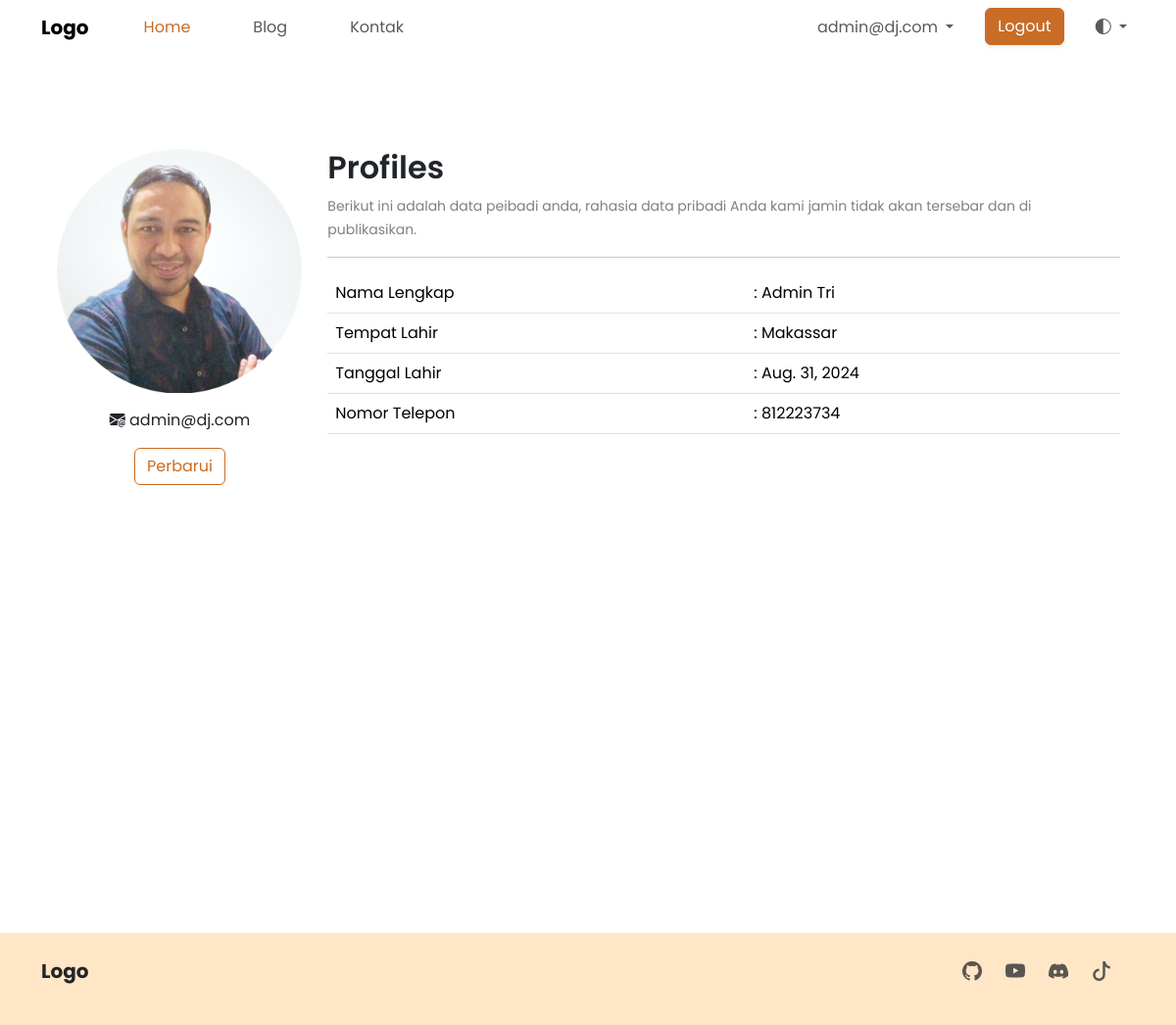
Screenshot of /accounts/ (signed in) with the database file from the repository.
### account/models.py (models this page shows, shortened)
class User(AbstractBaseUser, PermissionsMixin):
    nama = models.CharField(max_length=75)
    tmp_lahir = models.CharField(max_length=150)
    tgl_lahir = models.DateField(blank=True, default=timezone.now)
    email = models.EmailField(blank=True, unique=True)
    no_hp = models.IntegerField(blank=True, null=True)
    img_user = models.ImageField(
        blank=True, upload_to='users/', default='profile.png')
    is_active = models.BooleanField(default=True)
    is_admin = models.BooleanField(default=False)
    is_staff = models.BooleanField(default=False)
    is_superuser = models.BooleanField(default=False)
    objects = UserManager()
    USERNAME_FIELD = 'email'
    REQUIRED_FIELDS = ['nama',]

### account/views.py (the view)
# urls.py: path('', views.index_profiles, name='index'),
def index_profiles(request):
    context = {
        'title': 'Data Profiles',
    }
    return render(request, 'account/profile.html', context)

### account/templates/account/profile.html (shortened to what this page needs)
{% extends "base.html" %}
{% load static %}
{% block content %}
<div class="container vh-100 d-flex justify-content-center mt-5"">
    <div class="row mt-5">
        <div class="col-md-3 text-center">
            <img src="{{request.user.img_user.url}}" class="d-block mx-auto img-fluid" style="width: 250px;">
            <div class="mt-3">
                <p><i class="bi bi-envelope-at-fill"></i> {{request.user.email}}</p>
                <a href="#" class="btn btn-outline-primary">Perbarui</a>
            </div>
        </div>
        <div class="col-md-9">
            <h3 class="fs-2 fw-semibold">Profiles</h3>
            <small class="text-black-50">Berikut ini adalah data peibadi anda, rahasia data pribadi Anda kami jamin tidak akan tersebar dan di publikasikan.</small>
            <hr>
            <table class="table table-responsive">
                <thead>
                    <tr>
                        <td>Nama Lengkap</td>
                        <td>: {{request.user.nama}}</td>
                    </tr>
                </thead>
                <tbody>
                    <tr>
                        <td>Tempat Lahir</td>
                        <td>: {{request.user.tmp_lahir}}</td>
                    </tr>
                    <tr>
                        <td>Tanggal Lahir</td>
                        <td>: {{request.user.tgl_lahir}}</td>
                    </tr>
                    <tr>
                        <td>Nomor Telepon</td>
                        <td>: {{request.user.no_hp}}</td>
                    </tr>
                </tbody>
            </table>
        </div>
    </div>
</div>
{% endblock content %}

### templates/snippets/navbar.html (shortened to what this page needs)
<nav class="navbar navbar-expand-lg bg-transparent">
    <div class="container">
        <a class="me-5 navbar-brand fw-bold text-black" href="/">Logo</a>
        <div class="collapse navbar-collapse" id="navbarSupportedContent">
            <ul class="navbar-nav me-auto mb-2 mb-lg-0">
                <li class="me-5 nav-item">
                    <a class="nav-link active" aria-current="page" href="/">Home</a>
                </li>
                <li class="me-5 nav-item">
                    <a class="nav-link" href="/blog">Blog</a>
                </li>
                <li class="me-5 nav-item">
                    <a class="nav-link" href="/kontak">Kontak</a>
                </li>
            </ul>
            <ul class="navbar-nav">
                {% if request.user.is_authenticated %}
                <li class="me-4 nav-item dropdown">
                    <a class="nav-link dropdown-toggle" href="#" role="button" data-bs-toggle="dropdown" aria-expanded="false">
                        {{request.user.email}}
                    </a>
                </li>
                <li class="me-4 nav-item">
                    <a class="btn btn-primary shadow-sm text-white" href="/accounts/logout/" type="submit">Logout</a>
                </li>
                {% endif %}
                <li class="nav-item dropdown">
                    <a class="nav-link dropdown-toggle" href="#" role="button" data-bs-toggle="dropdown" aria-expanded="false">
                        <i class="bi bi-circle-half"></i>
                    </a>
                </li>
            </ul>
        </div>
    </div>
</nav>

### rows the page displays
User: user.email "admin@dj.com", user.img_user (picture), user.nama "Admin Tri", user.tmp_lahir "Makassar", user.tgl_lahir "Aug. 31, 2024", user.no_hp "812223734"
